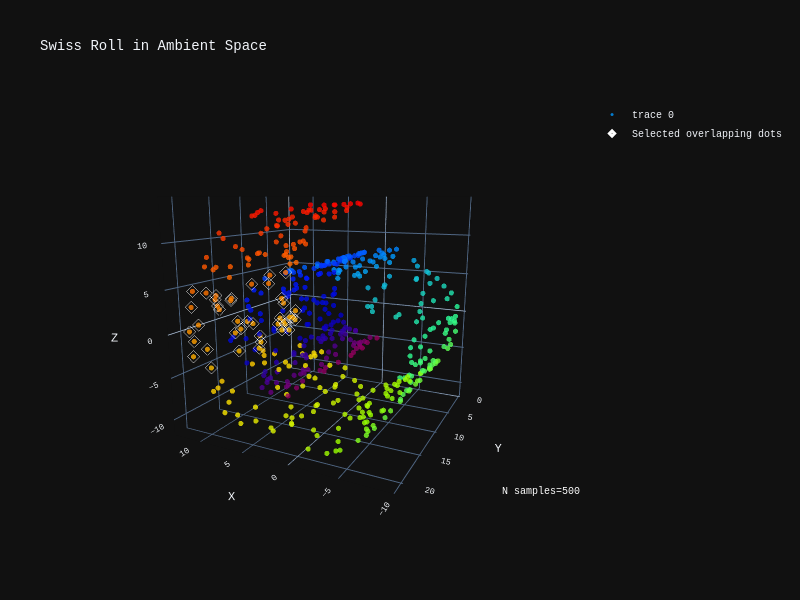

Here is the notebook cell this chart was saved with:
### Markdown cell above
### Plot overlapping dots

### Code cell
importlib.reload(Utils)

# Find indices of points that are overlapping in the tsne-space of the swiss roll
overlapping_points = np.where(
    (-5 < sr_points[:, 2]) & (sr_points[:, 2] < 5) & (sr_points[:, 0] > 10)
)

# Get coordinates of overlapping points in the swiss roll
sr_overlapping_points = sr_points[overlapping_points]

fig = Utils.plot_swiss_roll_plotly(sr_points, sr_color, n_samples=n_samples)

# add selected overlapping points overlay
fig.add_trace(
    go.Scatter3d(
        x=sr_overlapping_points[:, 0],
        y=sr_overlapping_points[:, 1],
        z=sr_overlapping_points[:, 2],
        mode="markers",
        marker=dict(
            size=4,
            color="rgba(0,0,0,0)",  # Transparent fill
            line=dict(color="white", width=3),  # Hollow diamond
            symbol="diamond",
            opacity=1,
        ),
        name="Selected overlapping dots",
    )
)
fig.update_layout(scene=dict(aspectmode="cube"), template="plotly_dark")

### Figure 1 — Plotly figure (JSON) as saved in the notebook; plotly's stock layout.template omitted (floating-point values rounded to 4 significant figures; data arrays with more than 128 entries replaced by an {"elided": "..."} marker saying what was removed)
{"data": [{"marker": {"color": {"elided": "500 float values"}, "colorscale": [[0, "rgb(150,0,90)"], [0.125, "rgb(0,0,200)"], [0.25, "rgb(0,25,255)"], [0.375, "rgb(0,152,255)"], [0.5, "rgb(44,255,150)"], [0.625, "rgb(151,255,0)"], [0.75, "rgb(255,234,0)"], [0.875, "rgb(255,111,0)"], [1, "rgb(255,0,0)"]], "opacity": 0.8, "size": 3}, "mode": "markers", "scene": "scene", "type": "scatter3d", "x": {"elided": "500 float values"}, "y": {"elided": "500 float values"}, "z": {"elided": "500 float values"}}, {"marker": {"color": "rgba(0,0,0,0)", "line": {"color": "white", "width": 3}, "opacity": 1, "size": 4, "symbol": "diamond"}, "mode": "markers", "name": "Selected overlapping dots", "type": "scatter3d", "x": [12.26, 12.56, 11.99, 12.51, 11.75, 12.22, 12.34, 11.98, 12.1, 11.81, 11.96, 12.29, 12.4, 12.58, 12.27, 12.57, 11.41, 12.53, 12.56, 12.03, 12.05, 12.24, 11.58, 11.46, 12.4, 11.43, 12.59, 12.5, 12.48, 12.6, 12.19, 11.8, 11.93, 12.45, 12.48, 11.24, 11.14, 12.39, 12.14, 12.19], "y": [17.27, 19.59, 19.84, 2.864, 9.187, 13.06, 9.642, 1.717, 19.34, 1.283, 3.875, 9.713, 15.7, 3.21, 12.0, 15.35, 3.45, 13.11, 13.18, 2.323, 17.78, 2.677, 4.814, 13.46, 10.62, 9.468, 18.27, 19.21, 15.75, 15.04, 0.569, 3.749, 5.107, 6.156, 12.24, 18.24, 10.24, 19.2, 4.335, 6.24], "z": [3.922, -0.1054, -2.871, -0.5423, -3.55, -2.078, 3.557, -2.902, 4.545, -3.39, -2.977, -1.787, 3.275, 0.2335, -1.878, 1.897, -4.334, 2.351, 2.127, -2.764, -2.681, 4.028, -3.968, -4.231, -1.259, -4.295, 0.3141, 2.645, 2.768, 1.376, -2.191, -3.411, -3.044, 2.998, -0.8096, -4.668, -4.867, -1.345, -2.38, 4.209]}], "layout": {"annotations": [{"font": {"color": "white"}, "showarrow": false, "text": "N samples=500", "x": 1, "xref": "paper", "y": 0.05, "yref": "paper"}], "font": {"family": "Courier New, monospace", "size": 10}, "height": 600, "scene": {"aspectmode": "cube", "camera": {"eye": {"x": -1, "y": 2, "z": 0.5}}, "domain": {"x": [0, 1], "y": [0, 1]}, "xaxis": {"title": {"text": "X"}}, "yaxis": {"title": {"text": "Y"}}, "zaxis": {"title": {"text": "Z"}}}, "title": {"text": "Swiss Roll in Ambient Space"}, "width": 800}}
